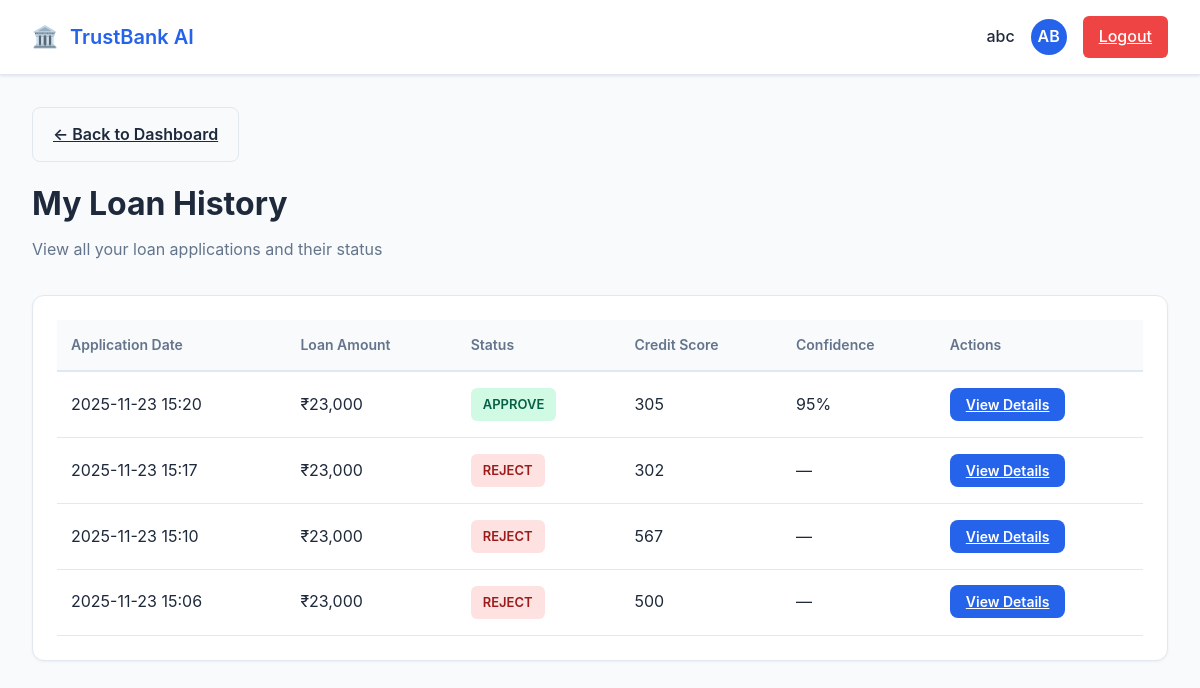
Page /loan-history (signed in) on the committed database.
### models.py (models this page shows, shortened)
class User(db.Model):
    id = db.Column(db.Integer, primary_key=True)
    name = db.Column(db.String(100), nullable=False)
    email = db.Column(db.String(120), unique=True, nullable=False)
    password_hash = db.Column(db.String(128))
    is_admin = db.Column(db.Boolean, default=False)
    loans = db.relationship('LoanApplication', backref='user', lazy=True)

class LoanApplication(db.Model):
    id = db.Column(db.Integer, primary_key=True)
    user_id = db.Column(db.Integer, db.ForeignKey('user.id'), nullable=False)
    amount = db.Column(db.Float, nullable=False)
    income = db.Column(db.Float, nullable=False)
    credit_score = db.Column(db.Integer, nullable=False)
    employment_years = db.Column(db.Float, nullable=False)
    debt_to_income = db.Column(db.Float, nullable=False)
    model_decision = db.Column(db.String(50))
    model_confidence = db.Column(db.Float)
    human_override = db.Column(db.String(50))
    explanation = db.Column(db.Text, nullable=True)  # Store rejection reasons or approval notes
    submitted_at = db.Column(db.DateTime, default=datetime.utcnow)

### app.py (the view)
@app.route('/loan-history')
def loan_history():
    if 'user_id' not in session:
        return redirect(url_for('login'))
    user = User.query.get(session['user_id'])
    if not user:
        return redirect(url_for('login'))
    loans = LoanApplication.query.filter_by(user_id=user.id).order_by(LoanApplication.submitted_at.desc()).all()
    return render_template('loan_history.html', user=user, loans=loans)

### app.py (called while the page is built)
@app.template_filter('initials')
def initials_filter(name):
    if not name:
        return 'U'
    parts = name.strip().split()
    if len(parts) >= 2:
        return (parts[0][0] + parts[-1][0]).upper()
    return name[:2].upper() if len(name) >= 2 else name[0].upper()

### templates/loan_history.html (shortened to what this page needs)
<!DOCTYPE html>
<html lang="en">
<head>
    <link rel="stylesheet" href="{{ url_for('static', filename='style.css') }}">
</head>
<body>
    <div class="header">
        <div class="header-content">
            <div class="logo">
                <span class="logo-icon">🏛️</span>
                <span>TrustBank AI</span>
            </div>
            <div class="user-info">
                <span class="user-name">{{ user.name }}</span>
                <div class="user-avatar">{{ user.name|initials }}</div>
                <a href="{{ url_for('logout') }}" class="btn-logout">Logout</a>
            </div>
        </div>
    </div>
    <div class="container">
        <a href="{{ url_for('dashboard') }}" class="btn btn-secondary" style="margin-bottom: 1rem; display: inline-block;">← Back to Dashboard</a>
        <h1 class="page-title">My Loan History</h1>
        <p class="page-subtitle">View all your loan applications and their status</p>
        {% if loans %}
        <div class="card">
            <table class="table">
                <thead>
                    <tr>
                        <th>Application Date</th>
                        <th>Loan Amount</th>
                        <th>Status</th>
                        <th>Credit Score</th>
                        <th>Confidence</th>
                        <th>Actions</th>
                    </tr>
                </thead>
                <tbody>
                    {% for loan in loans %}
                    <tr>
                        <td>{{ loan.submitted_at.strftime('%Y-%m-%d %H:%M') if loan.submitted_at else 'N/A' }}</td>
                        <td>₹{{ "{:,}".format(loan.amount|int) }}</td>
                        <td>
                            {% if loan.human_override %}
                                <span class="badge {% if loan.human_override == 'APPROVE' %}badge-success{% else %}badge-danger{% endif %}">
                                    {{ loan.human_override }}
                                </span>
                            {% elif loan.model_decision %}
                                <span class="badge {% if loan.model_decision == 'APPROVE' %}badge-success{% else %}badge-danger{% endif %}">
                                    {{ loan.model_decision }}
                                </span>
                            {% else %}
                                <span class="badge badge-warning">Pending</span>
                            {% endif %}
                        </td>
                        <td>{{ loan.credit_score }}</td>
                        <td>
                            {% if loan.model_confidence %}
                                {{ (loan.model_confidence * 100)|int }}%
                            {% else %}
                                —
                            {% endif %}
                        </td>
                        <td>
                            <a href="{{ url_for('loan_explanation', loan_id=loan.id) }}" class="btn btn-primary btn-small">View Details</a>
                        </td>
                    </tr>
                    {% endfor %}
                </tbody>
            </table>
        </div>
        {% endif %}
    </div>
</body>
</html>

### static/style.css (style rules this page uses)
* { margin: 0; padding: 0; box-sizing: border-box; }
:root { --primary: #2563eb; --primary-dark: #1e40af; --success: #10b981; --warning: #f59e0b; --danger: #ef4444; --bg-primary: #ffffff; --bg-secondary: #f8fafc; --text-primary: #1e293b; --text-secondary: #64748b; --border: #e2e8f0; }
body { font-family: -apple-system, BlinkMacSystemFont, 'Segoe UI', Roboto, sans-serif; background: var(--bg-secondary); color: var(--text-primary); line-height: 1.6; min-height: 100vh; }
.header { background: var(--bg-primary); border-bottom: 1px solid var(--border); padding: 1rem 2rem; box-shadow: 0 1px 3px rgba(0, 0, 0, 0.1); }
.header-content { max-width: 1400px; margin: 0 auto; display: flex; justify-content: space-between; align-items: center; }
.logo { display: flex; align-items: center; gap: 0.75rem; font-size: 1.25rem; font-weight: 600; color: var(--primary); }
.logo-icon { font-size: 1.3rem; }
.user-name { font-weight: 500; color: var(--text-primary); }
.user-info { display: flex; align-items: center; gap: 1rem; }
.user-avatar { width: 36px; height: 36px; border-radius: 50%; background: var(--primary); display: flex; align-items: center; justify-content: center; color: white; font-weight: 600; }
.btn-logout { padding: 0.5rem 1rem; background: var(--danger); color: white; border: none; border-radius: 6px; cursor: pointer; font-weight: 500; }
.container { max-width: 1400px; margin: 0 auto; padding: 2rem; }
.page-title { font-size: 2rem; font-weight: 700; margin-bottom: 0.5rem; }
.page-subtitle { color: var(--text-secondary); margin-bottom: 2rem; }
.btn { padding: 0.875rem 1.25rem; border: none; border-radius: 8px; font-weight: 600; cursor: pointer; transition: all 0.2s; font-size: 1rem; }
.btn-primary { background: var(--primary); color: white; }
.btn-secondary { background: var(--bg-secondary); color: var(--text-primary); border: 1px solid var(--border); }
.btn-small { padding: 0.5rem 1rem; font-size: 0.875rem; }
.card { background: white; border: 1px solid var(--border); border-radius: 12px; padding: 1.5rem; margin-bottom: 1.5rem; box-shadow: 0 1px 3px rgba(0, 0, 0, 0.05); }
.badge { display: inline-block; padding: 0.375rem 0.75rem; border-radius: 6px; font-size: 0.8125rem; font-weight: 600; }
.badge-success { background: #d1fae5; color: #065f46; }
.badge-danger { background: #fee2e2; color: #991b1b; }
.table { width: 100%; border-collapse: collapse; }
.table th { padding: 0.875rem; text-align: left; font-weight: 600; color: var(--text-secondary); font-size: 0.875rem; border-bottom: 2px solid var(--border); background: var(--bg-secondary); }
.table td { padding: 1rem 0.875rem; border-bottom: 1px solid var(--border); }

### rows in the picture
User: name "abc", name|initials "AB"
LoanApplication: submitted_at "2025-11-23 15:20", amount "23,000", model_decision "APPROVE", credit_score "305", (loan.model_confidence*100)|int "95"
LoanApplication: submitted_at "2025-11-23 15:17", amount "23,000", model_decision "REJECT", credit_score "302"
LoanApplication: submitted_at "2025-11-23 15:10", amount "23,000", model_decision "REJECT", credit_score "567"
LoanApplication: submitted_at "2025-11-23 15:06", amount "23,000", model_decision "REJECT", credit_score "500"
